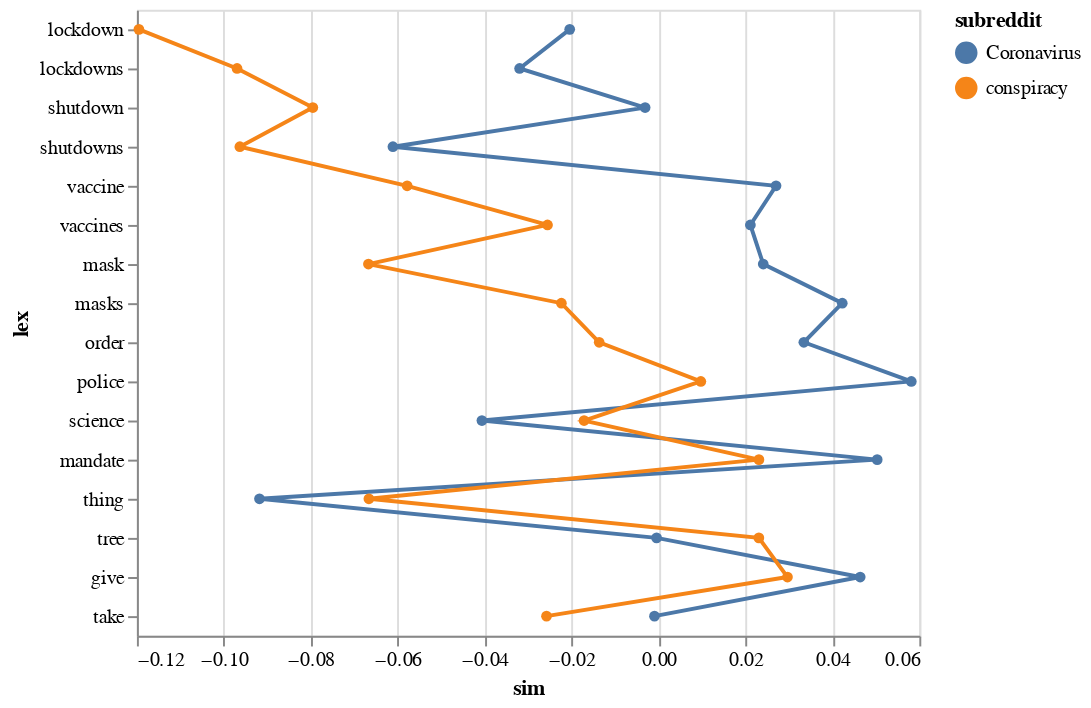

The code cell stored with this chart in its notebook:
### Code cell
sims_df = pd.DataFrame(sims)

alt.Chart(sims_df).mark_line(point=True).encode(
	x='sim',
	y=alt.Y('lex', sort=None),
	color='subreddit'
)

### Figure 1 — Vega-Lite specification as saved in the notebook (floating-point values rounded to 4 significant figures)
{"config": {"view": {"continuousWidth": 400, "continuousHeight": 300}}, "data": {"name": "data-aab3a02273668f9c5dc01b4c2a123765"}, "mark": {"type": "line", "point": true}, "encoding": {"color": {"field": "subreddit", "type": "nominal"}, "x": {"field": "sim", "type": "quantitative"}, "y": {"field": "lex", "sort": null, "type": "nominal"}}, "$schema": "https://vega.github.io/schema/vega-lite/v4.17.0.json", "datasets": {"data-aab3a02273668f9c5dc01b4c2a123765": [{"subreddit": "Coronavirus", "lex": "lockdown", "sim": -0.02043}, {"subreddit": "conspiracy", "lex": "lockdown", "sim": -0.1195}, {"subreddit": "Coronavirus", "lex": "lockdowns", "sim": -0.03196}, {"subreddit": "conspiracy", "lex": "lockdowns", "sim": -0.09696}, {"subreddit": "Coronavirus", "lex": "shutdown", "sim": -0.003081}, {"subreddit": "conspiracy", "lex": "shutdown", "sim": -0.07953}, {"subreddit": "Coronavirus", "lex": "shutdowns", "sim": -0.0611}, {"subreddit": "conspiracy", "lex": "shutdowns", "sim": -0.09632}, {"subreddit": "Coronavirus", "lex": "vaccine", "sim": 0.02704}, {"subreddit": "conspiracy", "lex": "vaccine", "sim": -0.05783}, {"subreddit": "Coronavirus", "lex": "vaccines", "sim": 0.02113}, {"subreddit": "conspiracy", "lex": "vaccines", "sim": -0.02554}, {"subreddit": "Coronavirus", "lex": "mask", "sim": 0.02409}, {"subreddit": "conspiracy", "lex": "mask", "sim": -0.06674}, {"subreddit": "Coronavirus", "lex": "masks", "sim": 0.04227}, {"subreddit": "conspiracy", "lex": "masks", "sim": -0.02235}, {"subreddit": "Coronavirus", "lex": "order", "sim": 0.03343}, {"subreddit": "conspiracy", "lex": "order", "sim": -0.01365}, {"subreddit": "Coronavirus", "lex": "police", "sim": 0.05815}, {"subreddit": "conspiracy", "lex": "police", "sim": 0.009732}, {"subreddit": "Coronavirus", "lex": "science", "sim": -0.04063}, {"subreddit": "conspiracy", "lex": "science", "sim": -0.01712}, {"subreddit": "Coronavirus", "lex": "mandate", "sim": 0.05031}, {"subreddit": "conspiracy", "lex": "mandate", "sim": 0.0231}, {"subreddit": "Coronavirus", "lex": "thing", "sim": -0.0918}, {"subreddit": "conspiracy", "lex": "thing", "sim": -0.06663}, {"subreddit": "Coronavirus", "lex": "tree", "sim": -0.0004431}, {"subreddit": "conspiracy", "lex": "tree", "sim": 0.02308}, {"subreddit": "Coronavirus", "lex": "give", "sim": 0.0464}, {"subreddit": "conspiracy", "lex": "give", "sim": 0.02967}, {"subreddit": "Coronavirus", "lex": "take", "sim": -0.0009268}, {"subreddit": "conspiracy", "lex": "take", "sim": -0.02577}]}}
